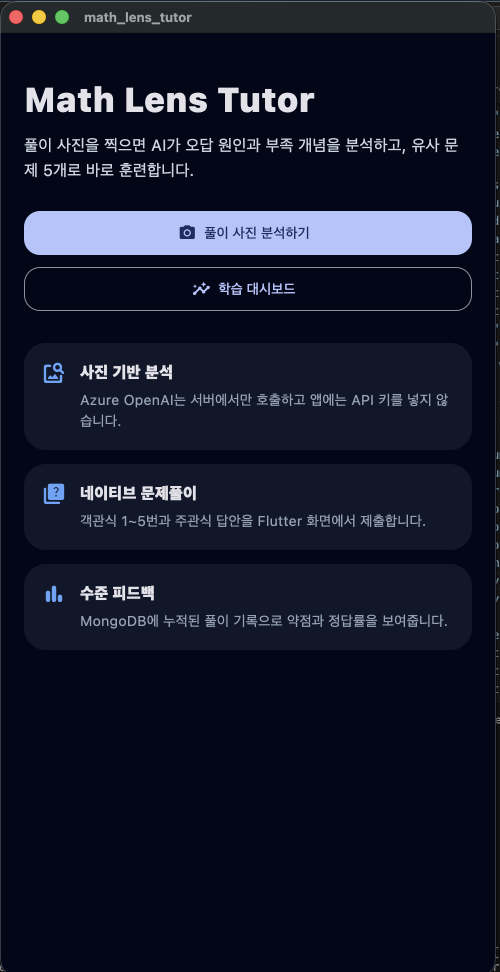
#> input picture screen-shots/study-app-0.png, 1000 x 1944 px (shown at 1/2 size); its folder holds only this picture in this run
$ python resize_for_app_store.py
#> lines starting #> are read from the running program, lines starting #| are printed output that depends on the picture
#> in main, im is the input picture: PIL image 1000x1944 RGBA; mean R, G, B, A 20.6, 24.9, 42.2, 255
#!/usr/bin/env python3
"""Resize portrait screenshots to iPhone App Store Connect sizes.

Apple lists (among others): 1242×2688, 1284×2778, 1290×2796 (portrait)
and landscape swaps — see Connect upload UI for the active slot.
"""

from __future__ import annotations

from pathlib import Path

from PIL import Image

# (width, height, folder suffix) — portrait
TARGETS: tuple[tuple[int, int, str], ...] = (
    (1290, 2796, "ios-app-store-6.7in-1290x2796"),
    (1284, 2778, "ios-app-store-6.5in-1284x2778"),
    (1242, 2688, "ios-app-store-1242x2688"),  # 6.5" alternate (Connect lists this)
)


def resize_cover_center(im: Image.Image, tw: int, th: int) -> Image.Image:
#> called with tw = 1290, th = 2796
    w, h = im.size
#> w = 1000; h = 1944
    scale = max(tw / w, th / h)
#> scale = 1.44
    nw = max(1, int(round(w * scale)))
#> nw = 1438
    nh = max(1, int(round(h * scale)))
#> nh = 2796
    im = im.resize((nw, nh), Image.Resampling.LANCZOS)
#> im: PIL image 1438x2796 RGBA
    left = (nw - tw) // 2
#> left = 74
    top = (nh - th) // 2
#> top = 0
    return im.crop((left, top, left + tw, top + th))
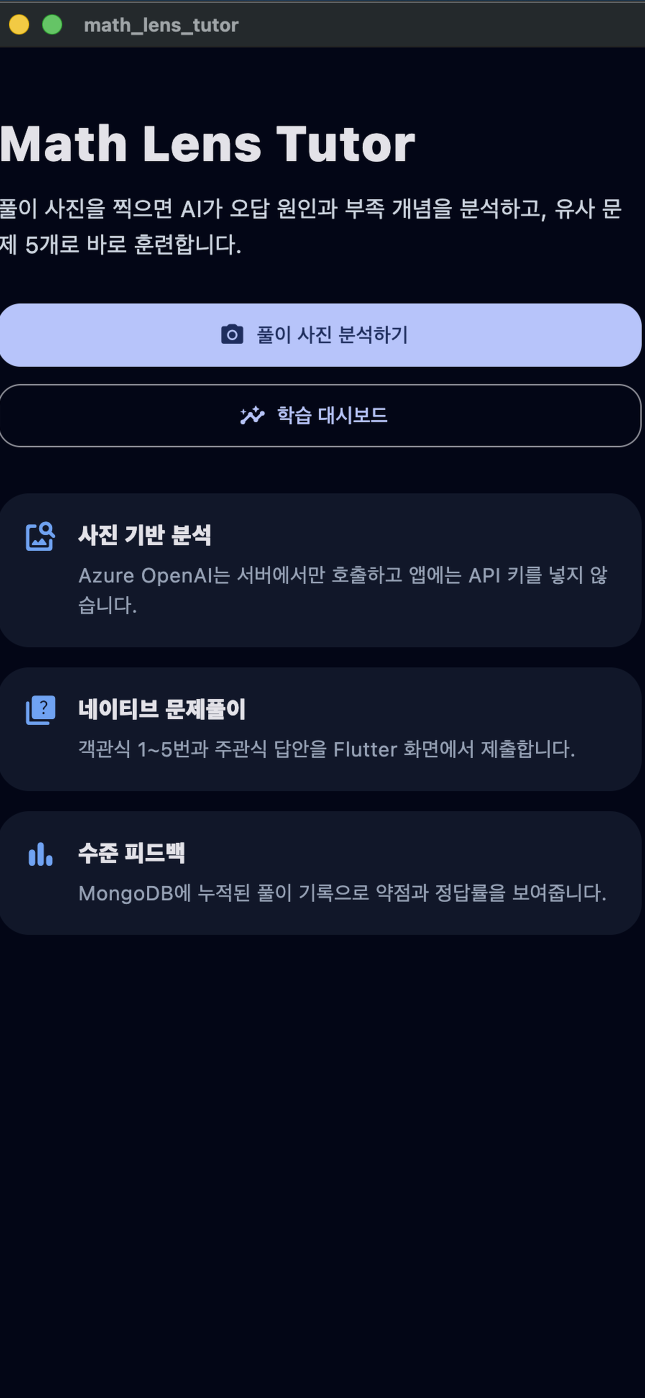
#> returned value: PIL image 1290x2796 RGBA (shown at 1/2 size); mean R, G, B, A 22, 26.5, 44.1, 255


def to_rgb(im: Image.Image) -> Image.Image:
    if im.mode == "RGBA":
        bg = Image.new("RGB", im.size, (255, 255, 255))
#> bg: PIL image 1290x2796 RGB; every value is 255
        bg.paste(im, mask=im.split()[3])
        return bg
    return im.convert("RGB")


def main() -> None:
    root = Path(__file__).resolve().parent

    for tw, th, folder in TARGETS:
        out = root / folder
        out.mkdir(exist_ok=True)

        for path in sorted(root.glob("study-app-*.png")):
            if not path.is_file():
                continue
            im = Image.open(path)
            out_im = resize_cover_center(im, tw, th)
            out_im = to_rgb(out_im)
            dest = out / path.name
            out_im.save(dest, "PNG", optimize=True)
            print(f"{path.name} -> {folder}/ ({tw}x{th})")


if __name__ == "__main__":
    main()
